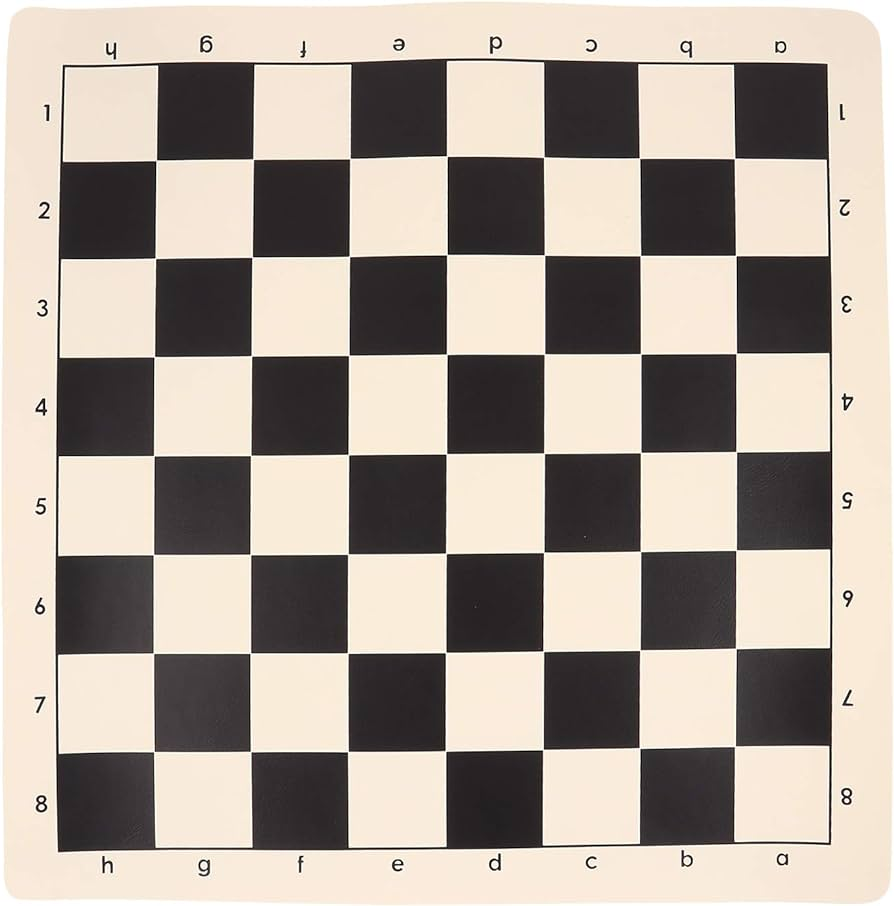
#> input picture chess.jpg, 894 x 906 px, found by its file name
$ python Corner-detection-Harris.py
#> lines starting #> are read from the running program, lines starting #| are printed output that depends on the picture
import cv2
import numpy as np
import matplotlib.pyplot as plt


flat_chess = cv2.imread('/home/nlab/OpenCv_Tutorials_Shobhit/Object Detection/chess.jpg')
#> flat_chess is the input picture: shape (906, 894, 3); mean B, G, R 153.1, 162.5, 172.7
flat_chess = cv2.cvtColor(flat_chess,cv2.COLOR_BGR2RGB)
plt.imshow(flat_chess)
plt.show()

gray_flat_chess = cv2.cvtColor(flat_chess,cv2.COLOR_BGR2GRAY)
plt.imshow(gray_flat_chess,cmap='gray')

gray = np.float32(gray_flat_chess)

dst = cv2.cornerHarris(src=gray,blockSize=2,ksize=3,k=0.04)
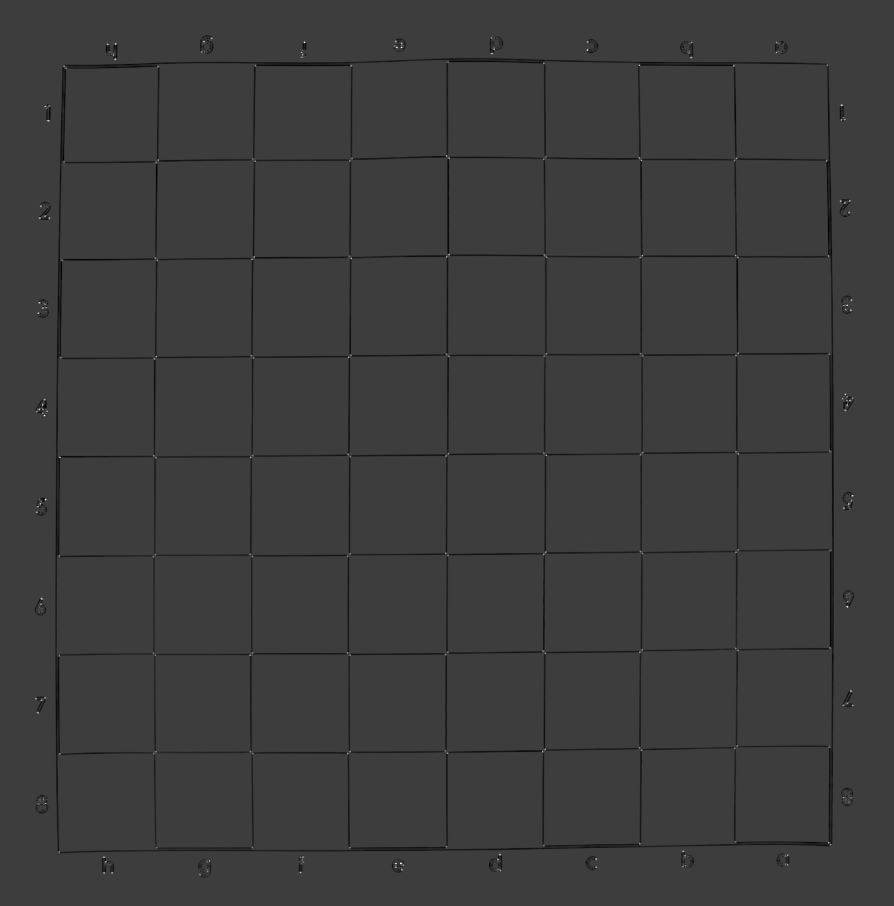
#> dst: shape (906, 894) float32; min -81231984, max 256856896, mean -1423473.5; drawn with min black and max white
dst = cv2.dilate(dst,None)
flat_chess[dst>0.01*dst.max()] = [255,0,0]
#> flat_chess: shape (906, 894, 3); mean R, G, B 173.3, 161.4, 152.1

plt.imshow(flat_chess)
plt.show()


real_chess = cv2.imread('/home/nlab/OpenCv_Tutorials_Shobhit/Object Detection/real_chess.jpg')
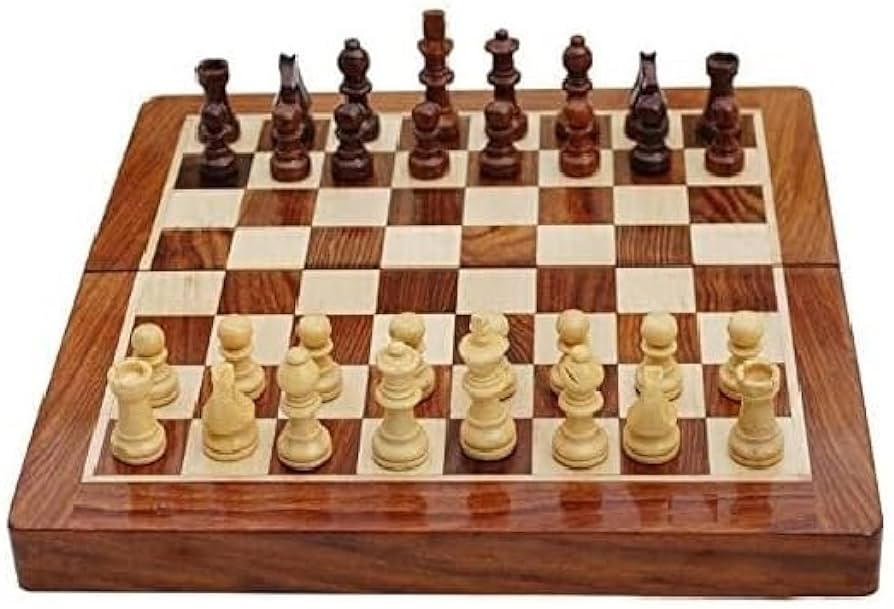
#> input picture real_chess.jpg, 894 x 609 px, found by its file name
#> real_chess is the input picture: shape (609, 894, 3); mean B, G, R 123.9, 146.3, 179.9
real_chess = cv2.cvtColor(real_chess,cv2.COLOR_BGR2RGB)

plt.imshow(real_chess)
plt.show()
gray_real_chess = cv2.cvtColor(real_chess,cv2.COLOR_BGR2GRAY)
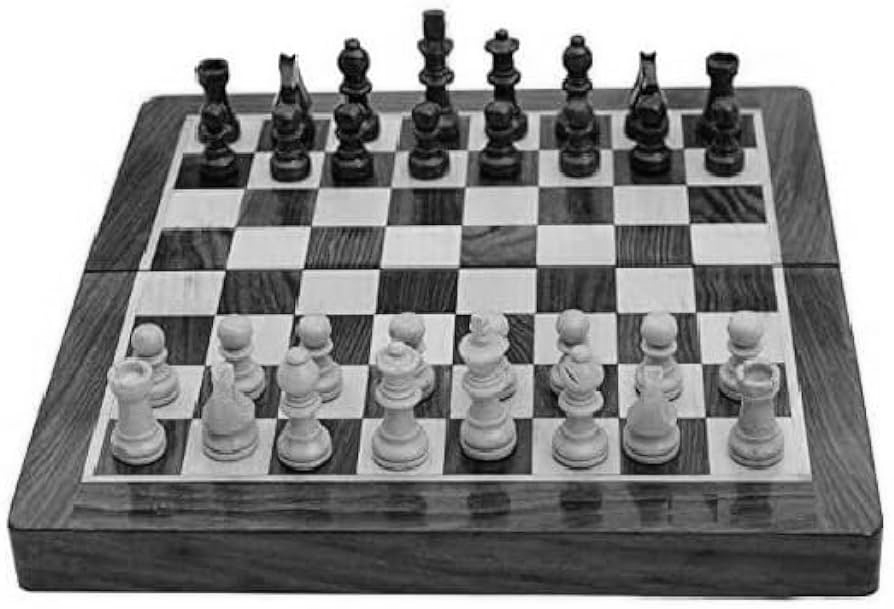
#> gray_real_chess: shape (609, 894); min 0, max 255, mean 143.4
plt.imshow(gray_flat_chess,cmap='gray')

gray = np.float32(gray_real_chess)
#> gray: shape (609, 894) float32
dst1 =cv2.cornerHarris(src=gray,blockSize=2,ksize=3,k=0.04)
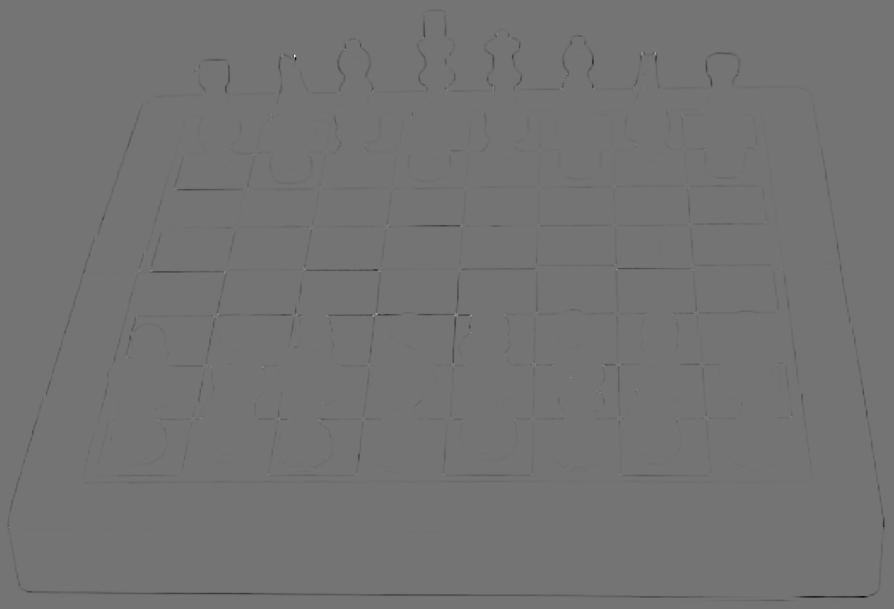
#> dst1: shape (609, 894) float32; min -58428036, max 69882800, mean -207988.5; drawn with min black and max white

dst1= cv2.dilate(dst1,None)

real_chess[dst1>0.01*dst1.max()] = [0,0,255]
#> real_chess: shape (609, 894, 3); mean R, G, B 178.4, 145.1, 125.3
plt.imshow(real_chess)
plt.show()


me= cv2.imread('/home/nlab/OpenCv_Tutorials_Shobhit/Object Detection/group.jpg')
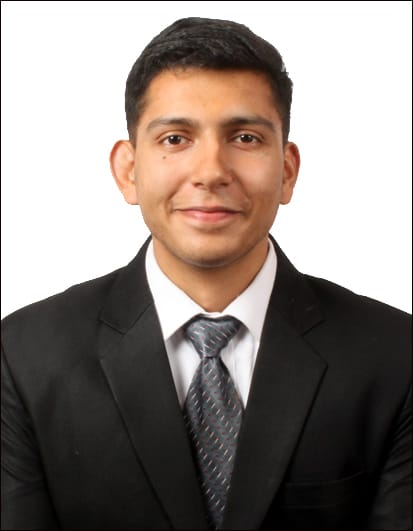
#> input picture group.jpg, 413 x 531 px, found by its file name
#> me is the input picture: shape (531, 413, 3); mean B, G, R 126.8, 132.4, 142
me = cv2.cvtColor(me,cv2.COLOR_BGR2RGB)
plt.imshow(me)
plt.show()

gray_me = cv2.cvtColor(me,cv2.COLOR_BGR2GRAY)
plt.imshow(gray_me,cmap='gray')

gray = np.float32(gray_me)
#> gray: shape (531, 413) float32
dst2 = cv2.cornerHarris(src=gray,blockSize=2,ksize=3,k=0.04)
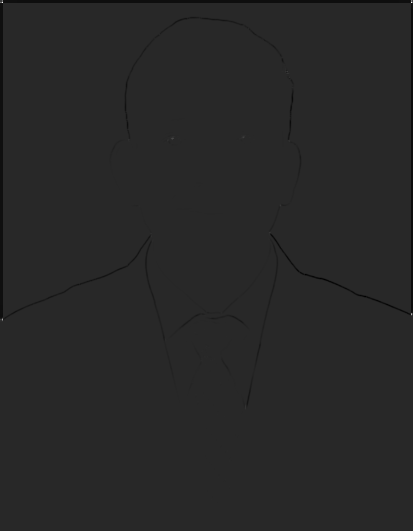
#> dst2: shape (531, 413) float32; min -60799668, max 323826976, mean -670809.4; drawn with min black and max white
dst2 = cv2.dilate(dst2,None)
me[dst2 > 0.01*dst2.max()] = [0,0,255]
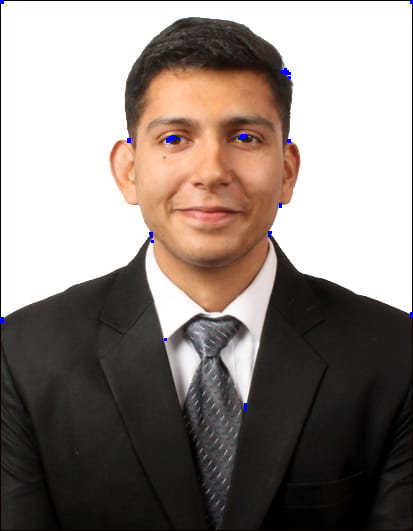
#> me: shape (531, 413, 3); mean R, G, B 141.8, 132.2, 127

plt.imshow(me)
plt.show()
